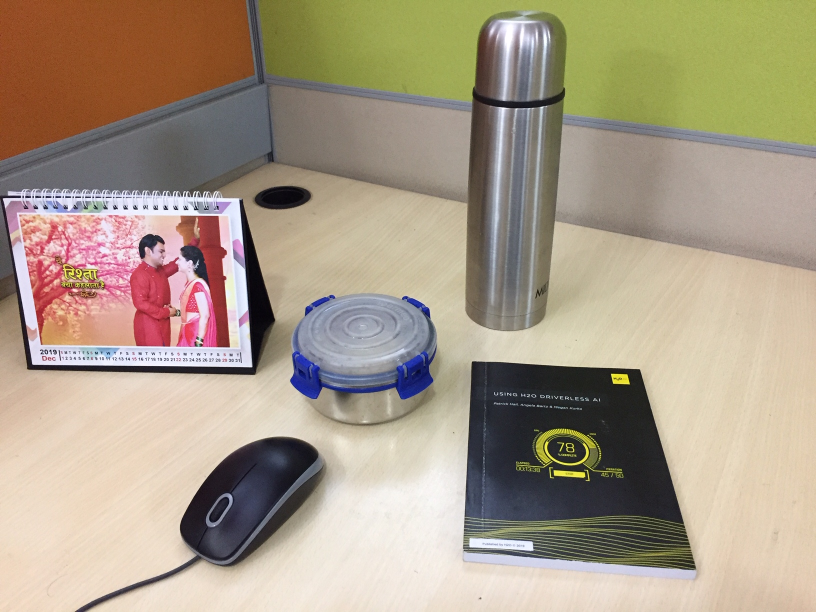
#> input picture images/IMG_8292.JPG, 1632 x 1224 px (shown at 1/2 size); its folder holds only this picture in this run
$ python deskew_hough.py   (Python 2 division)
#> lines starting #> are read from the running program, lines starting #| are printed output that depends on the picture; long printed decimals are rounded
import numpy as np
import cv2
import math
from scipy import ndimage
from os import listdir
from os.path import isfile, join

mypath = 'images/'

# Show result
def showImage(image):
	cv2.imshow("Result Image", image)
	cv2.waitKey(3000)


def rotateImage(imgPath, image):

#> called with imgPath = 'images/', image = 'IMG_8292.JPG'
	imgFullPath = imgPath + image
	img_before = cv2.imread(imgFullPath)
#> img_before is the input picture: shape (1224, 1632, 3); mean B, G, R 134.7, 154.4, 168.3

	img_gray = cv2.cvtColor(img_before, cv2.COLOR_BGR2GRAY)
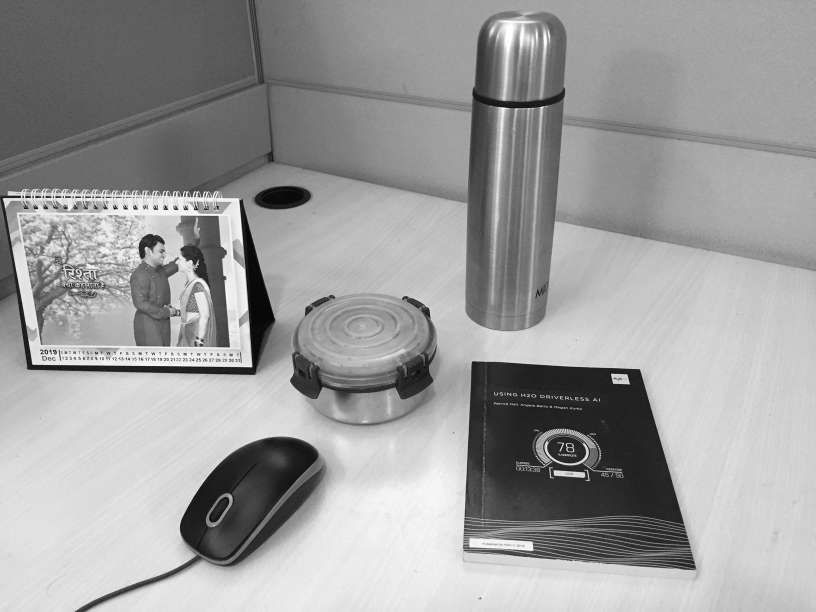
#> img_gray: shape (1224, 1632) (shown at 1/2 size); min 1, max 255, mean 156.3
	img_edges = cv2.Canny(img_gray, 100, 100, apertureSize=3)
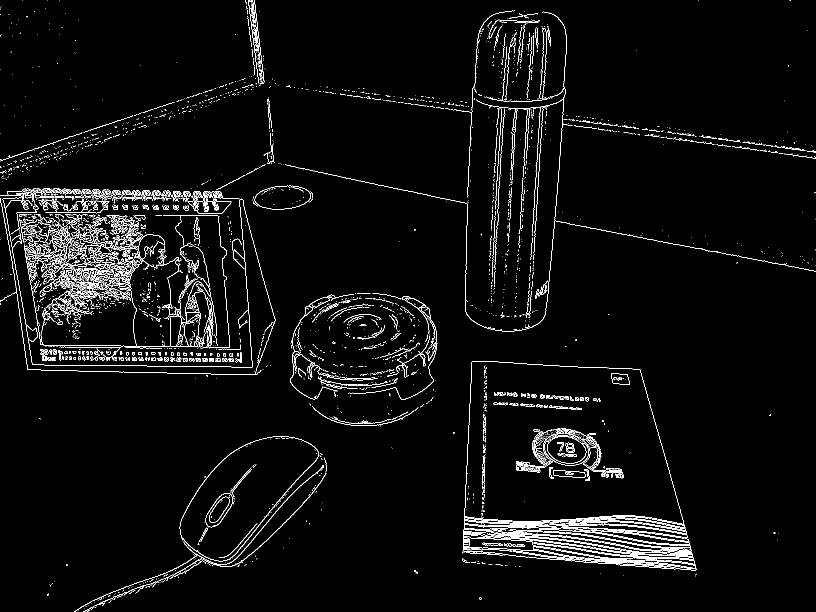
#> img_edges: shape (1224, 1632) (shown at 1/2 size); 3.3% white in thin lines or dots
	lines = cv2.HoughLinesP(img_edges, 1, math.pi / 180.0, 100, minLineLength=100, maxLineGap=5)
#> lines = 51 rows, first 6: [1109, 441, 1563, 529], [636, 344, 821, 383], [984, 553, 996, 318], [1279, 738, 1382, 1098], [1137, 1054, 1262, 1060], [186, 396, 311, 396]

	angles = []

	if (lines is not None):
		for x1, y1, x2, y2 in lines[0]:
		    # cv2.line(img_before, (x1, y1), (x2, y2), (255, 0, 0), 3)
		    angle = math.degrees(math.atan2(y2 - y1, x2 - x1))
		    angles.append(angle)
#> this loop made 1 pass
#> (x1, y1, x2, y2, angle) on pass 1: (1109, 441, 1563, 529, 10.97)
#> after the loop, angles = [10.97]

		print(angles)
#| [10.970]
		median_angle = np.median(angles)
#> median_angle = 10.97

		if (median_angle != 0):
			img_rotated = ndimage.rotate(img_before, median_angle)
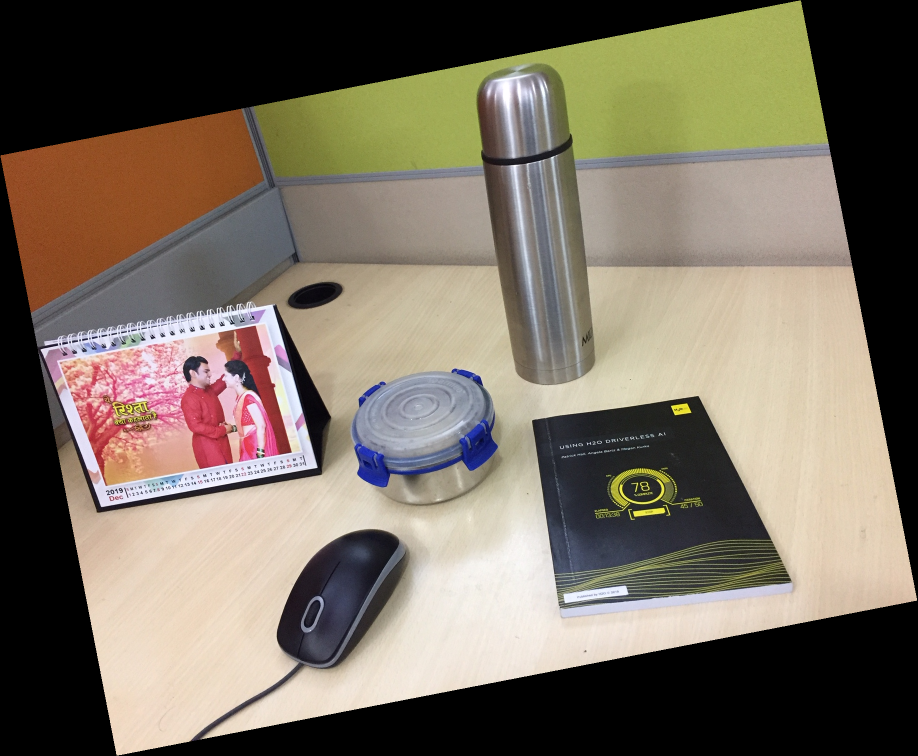
#> img_rotated: shape (1512, 1835, 3) (shown at 1/2 size); mean B, G, R 96.9, 111, 120.9
		else:
			img_rotated = img_before

		# [4 lines of commented-out code are left out]

		print "Angle is {}".format(median_angle)
#| Angle is 10.970

		print(imgPath+'deskewed/'+image + '_rotated.jpg')
		cv2.imwrite(imgPath+'deskewed/'+image + '_rotated.jpg', img_rotated)


def main():

	onlyfiles = [f for f in listdir(mypath) if isfile(join(mypath, f))]

	for file in onlyfiles:
		rotateImage(mypath, file)

    # print("{} files has been rotated.".format(len(f)))

if __name__== "__main__":
  main()
